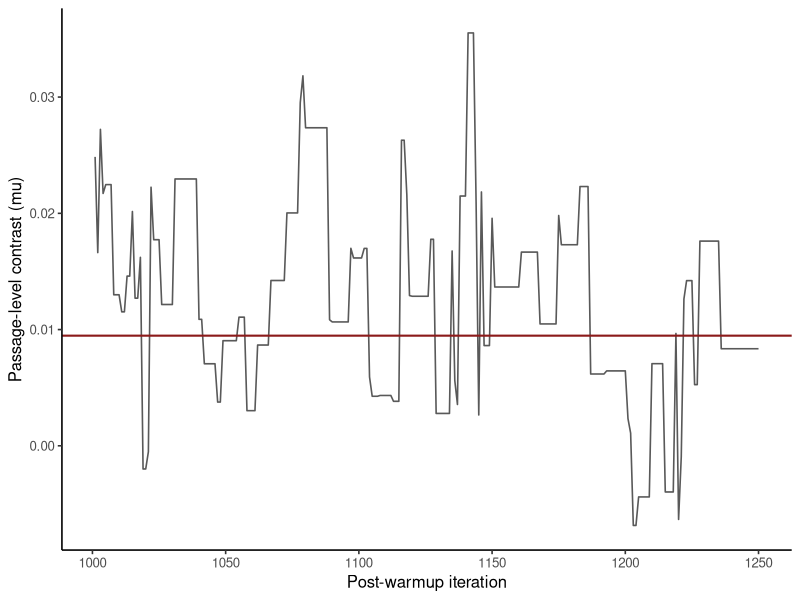

Source code (R):
## ---- chunk 1
#| label: run-provo-mcmc
library(ggplot2)

provo <- read.csv("data/provo/passage-summaries.csv", stringsAsFactors = FALSE)
y <- provo$noun_minus_verb_log_ffd
nu <- 4
prior_scale <- 2 * sd(y)
log_sum_exp <- function(x) { m <- max(x); m + log(sum(exp(x - m))) }
log_target <- function(eta) {
  mu <- eta[1]; sigma <- exp(eta[2])
  sum(dt((y - mu) / sigma, df = nu, log = TRUE) - log(sigma)) +
    dnorm(mu, 0, prior_scale, log = TRUE) +
    log(2) + dnorm(sigma, 0, prior_scale, log = TRUE) + eta[2]
}
mode_fit <- optim(c(median(y), log(mad(y))),
                  function(eta) -log_target(eta), method = "BFGS",
                  hessian = TRUE,
                  control = list(reltol = 1e-12, maxit = 1000L))
local_sd <- sqrt(diag(solve(mode_fit$hessian)))
grid <- expand.grid(
  mu = seq(mode_fit$par[1] - 7 * local_sd[1],
           mode_fit$par[1] + 7 * local_sd[1], length.out = 321L),
  log_sigma = seq(mode_fit$par[2] - 7 * local_sd[2],
                  mode_fit$par[2] + 7 * local_sd[2], length.out = 321L)
)
grid$log_kernel <- apply(grid, 1, log_target)
grid$weight <- exp(grid$log_kernel - log_sum_exp(grid$log_kernel))
grid_values <- as.matrix(grid[, c("mu", "log_sigma")])
grid_mean <- colSums(grid_values * grid$weight)
centered <- sweep(grid_values, 2, grid_mean, "-")
grid_covariance <- crossprod(centered * sqrt(grid$weight))
proposal_cholesky <- chol((2.38^2 / 2) * grid_covariance)
posterior_cholesky <- t(chol(grid_covariance))
initial_z <- rbind(c(-2, -1), c(-.6, 1), c(.6, -1), c(2, 1))
initial <- t(vapply(seq_len(4), function(chain) {
  grid_mean + posterior_cholesky %*% initial_z[chain, ]
}, numeric(2)))

set.seed(2026101804)
iterations <- 6000L
warmup <- 1000L
chain_rows <- vector("list", 4L)
for (chain in seq_len(4L)) {
  current <- initial[chain, ]
  current_log_target <- log_target(current)
  mu <- sigma <- numeric(iterations)
  accepted <- logical(iterations)
  for (iteration in seq_len(iterations)) {
    proposal <- current + drop(rnorm(2) %*% proposal_cholesky)
    log_ratio <- log_target(proposal) - current_log_target
    accepted[iteration] <- log(runif(1)) < min(0, log_ratio)
    if (accepted[iteration]) {
      current <- proposal
      current_log_target <- log_target(current)
    }
    mu[iteration] <- current[1]
    sigma[iteration] <- exp(current[2])
  }
  chain_rows[[chain]] <- data.frame(chain, iteration = seq_len(iterations),
                                    mu, sigma, accepted)
}
chains <- do.call(rbind, chain_rows)
saved <- subset(chains, iteration > warmup)
diagnostics <- do.call(rbind, lapply(split(saved, saved$chain), function(x) {
  data.frame(chain = x$chain[1], mean_mu = mean(x$mu),
             mean_sigma = mean(x$sigma), acceptance = mean(x$accepted))
}))

quadrature_mu <- sum(grid$mu * grid$weight)
stopifnot(length(y) == 55L, max(abs(diagnostics$mean_mu - quadrature_mu)) < .003)
diagnostics
## ---- chunk 2
#| label: plot-provo-mcmc-dependence
#| fig-cap: "Successive post-warmup values of mu in chain one. Their local continuity makes the dependence visible."
chain_one <- subset(saved, chain == 1 & iteration <= warmup + 250L)
ggplot(chain_one, aes(iteration, mu)) +
  geom_line(color = "grey35", linewidth = .55) +
  geom_hline(yintercept = quadrature_mu, color = "#8B1A1A", linewidth = .7) +
  labs(x = "Post-warmup iteration", y = "Passage-level contrast (mu)") +
  theme_classic(base_size = 12)
